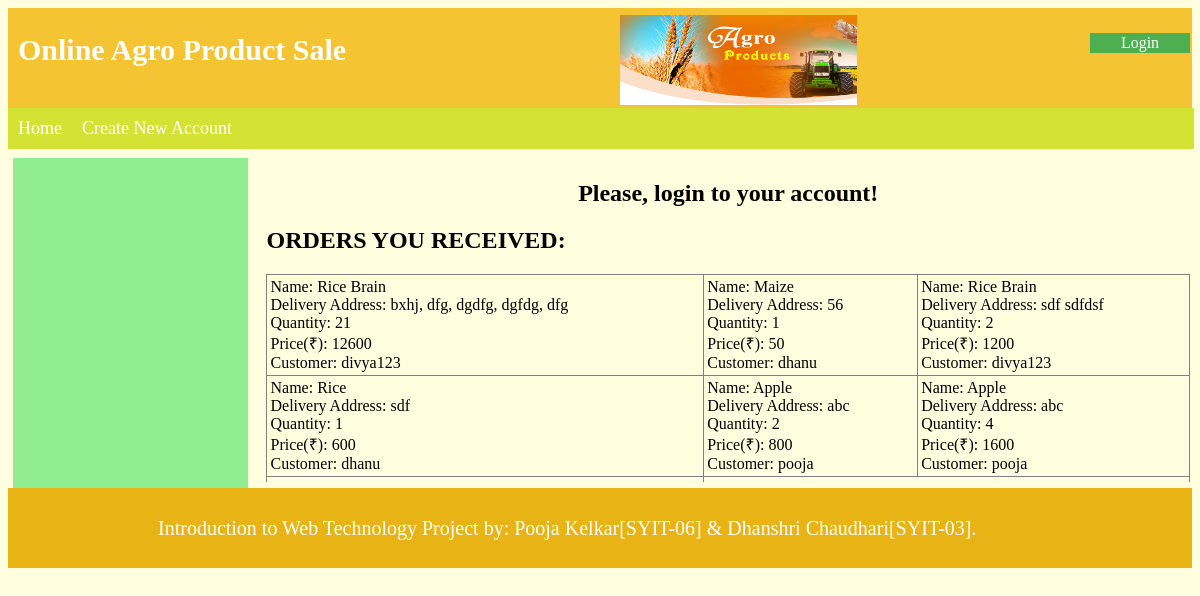
Page /orderr.php on the committed database.
### tables this page shows
CREATE TABLE `orders` (
  `id` int(10) NOT NULL,
  `uname` text NOT NULL,
  `address` text NOT NULL,
  `quantity` text NOT NULL,
  `price` int(10) NOT NULL,
  `prod_id` int(10) NOT NULL
);

CREATE TABLE `products` (
  `id` int(5) NOT NULL,
  `name` text NOT NULL,
  `category` text NOT NULL,
  `RS` int(10) NOT NULL,
  `SS` int(10) NOT NULL DEFAULT '0',
  `price` int(10) NOT NULL,
  `desp` text NOT NULL,
  `img` mediumblob NOT NULL
);

### orderr.php (the view, shortened to what this page needs)
<?php
$conn=mysqli_connect("localhost","root","","agro");
$result=mysqli_query($conn,"select orders.quantity, orders.price, orders.address, products.name, products.category,orders.id,orders.uname from orders,products where orders.prod_id = products.id");
while($row1=mysqli_fetch_row($result))
{
  $row[]=$row1;
}
?>
<html>
<head>
	<link rel="stylesheet" href="css/styles.css">
</head>
<body>
<header  style="height: 100px;background-color: #f4c433;">
	 <div class="row" style="width:100%">
		  <div class="column1">
				<h1 style="font-size: 30px;color:white;"> Online Agro Product Sale
		  </div>
		  <div class="column">
				<img style="width:100%;height: 90%; margin-top:2px;"  src="img/agroproducts.jpg" alt="Online Plot Selling & Buying" >
		  </div>
<div align='right' style='padding-top:5px;<?php if($_SESSION['uname']){echo "display:none;";}?>'><p><a href="login.php" ><button class='button1'>Login</button></a></p></div>
	</div>
</header>
	<nav>
		<ul style="  position: absolute;width:98.8%;font-size:18px">
		  <li><a href="index.php">Home</a></li>
		  <li><a href="create_account.php">Create New Account</a></li>
		</ul>
	</nav>
	<div class="row"  style="margin-top:50px;width:100%">
	 <div class="column3" style="overflow-y: scroll; height:320px;" >
	</div>
 <div class="column2" style="overflow-y: scroll; height:320px;">
<h2 style='<?php if($_SESSION['uname']){echo "display:none;";} ?>' align='center'>Please, login to your account!</h2>
<h2><b>ORDERS YOU RECEIVED:</b></h2>
		<table cellpadding="3" border="1" style="border-collapse: collapse;width:100%">
		<?php
		for($i=0;$i<count($row);$i+=3)
		{
		echo "<tr align='left'>";
			for($j=$i;$j<count($row)&&$j<$i+3;$j++){
		echo "<td>Name: ".$row[$j][3]."<br>Delivery Address: ".$row[$j][2]."<br> Quantity: ".$row[$j][0]."<br> Price(&#8377): ".$row[$j][1]."<br> Customer: ".$row[$j][6]."</p>
</a></div></td>";
	}
echo "</tr>";
} ?> </table>
 <footer >
 <div  style="margin-left:150px">
	  <p  style="font-size:20px">Introduction to Web Technology Project by: Pooja Kelkar[SYIT-06] & Dhanshri Chaudhari[SYIT-03].</p></div>
</footer>
</body>
</html>

### styles.css (style rules this page uses)
* { font-family:Loma; }
.button1 { background-color: #4CAF50; border: none; width:100px; color: white; text-align: center; font-size: 16px; margin: 4px 2px; cursor: pointer; }
body { background-color:lightyellow }
.column { float: left; width: 20%; padding: 5px; }
.column1 { float: left; width: 50%; padding: 5px; margin-left:5px; }
.column3 { float: left; width:19%; height:300px; padding: 5px; margin-left:5px; background-color:lightgreen; }
.column2 { float: right; width: 78%; padding: 2px; margin-left:5px; }
footer { //position: absolute; display: flex; align-items: center; height: 5rem; right: 0; bottom: 0; left: 0; background-color: $gray; background: #e8b314; color:white; }
.row::after { content: ""; clear: both; display: table; }
ul { list-style-type: none; margin: 0; padding: 0; overflow: hidden; background-color: #d4e234; width:100%; }
li { float: left; }
li a { display: block; color: white; text-align: center; padding: 10px 10px; text-decoration: none; }

### rows in the picture
orders: products.name "Rice Brain", address "bxhj, dfg, dgdfg, dgfdg, dfg", quantity "21", price "12600", uname "divya123"
orders: products.name "Maize", address "56", quantity "1", price "50", uname "dhanu"
orders: products.name "Rice Brain", address "sdf sdfdsf", quantity "2", price "1200", uname "divya123"
orders: products.name "Rice", address "sdf", quantity "1", price "600", uname "dhanu"
orders: products.name "Apple", address "abc", quantity "2", price "800", uname "pooja"
orders: products.name "Apple", address "abc", quantity "4", price "1600", uname "pooja"
